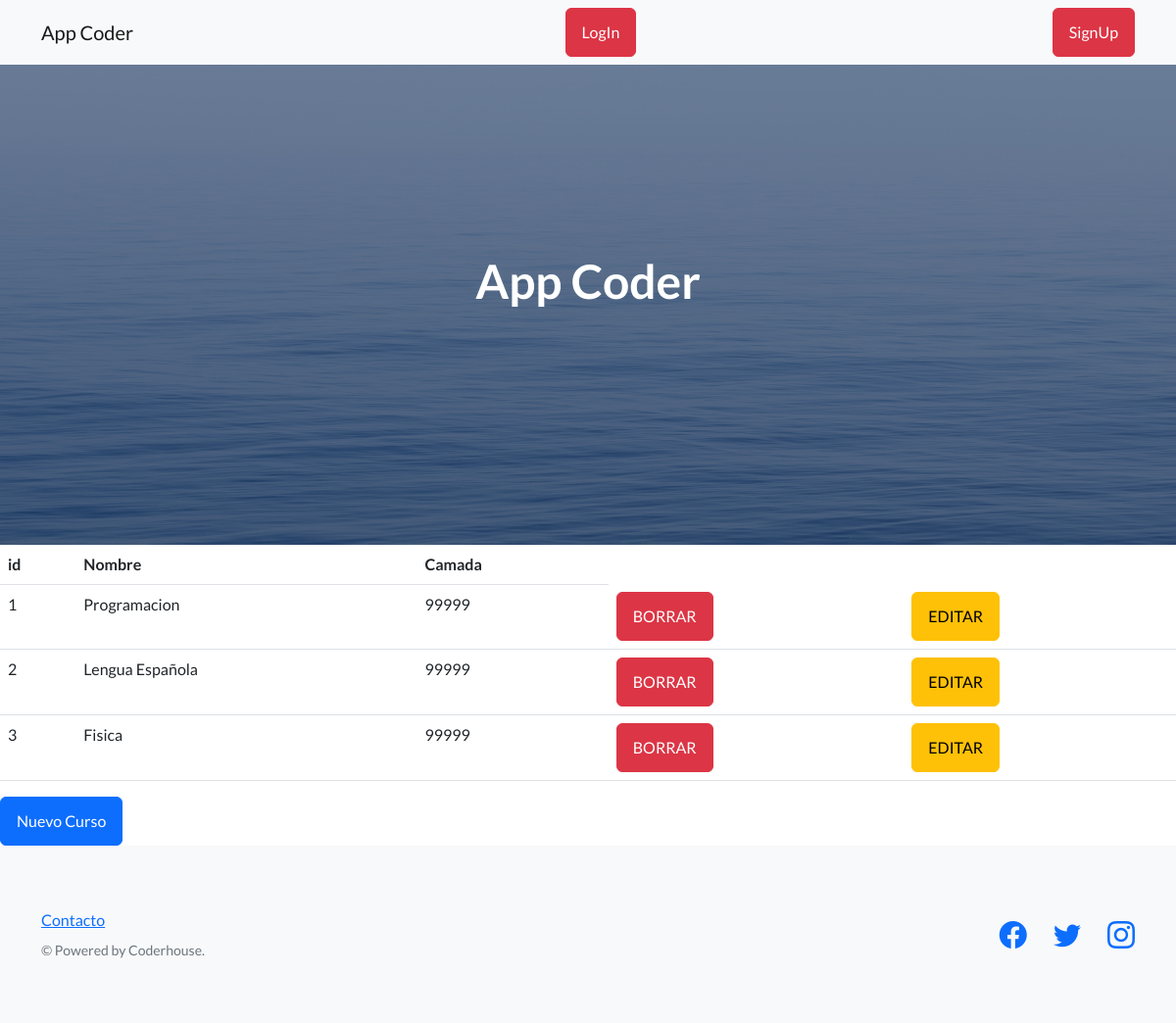
Before: /AppCoder/cursos with the older database file.
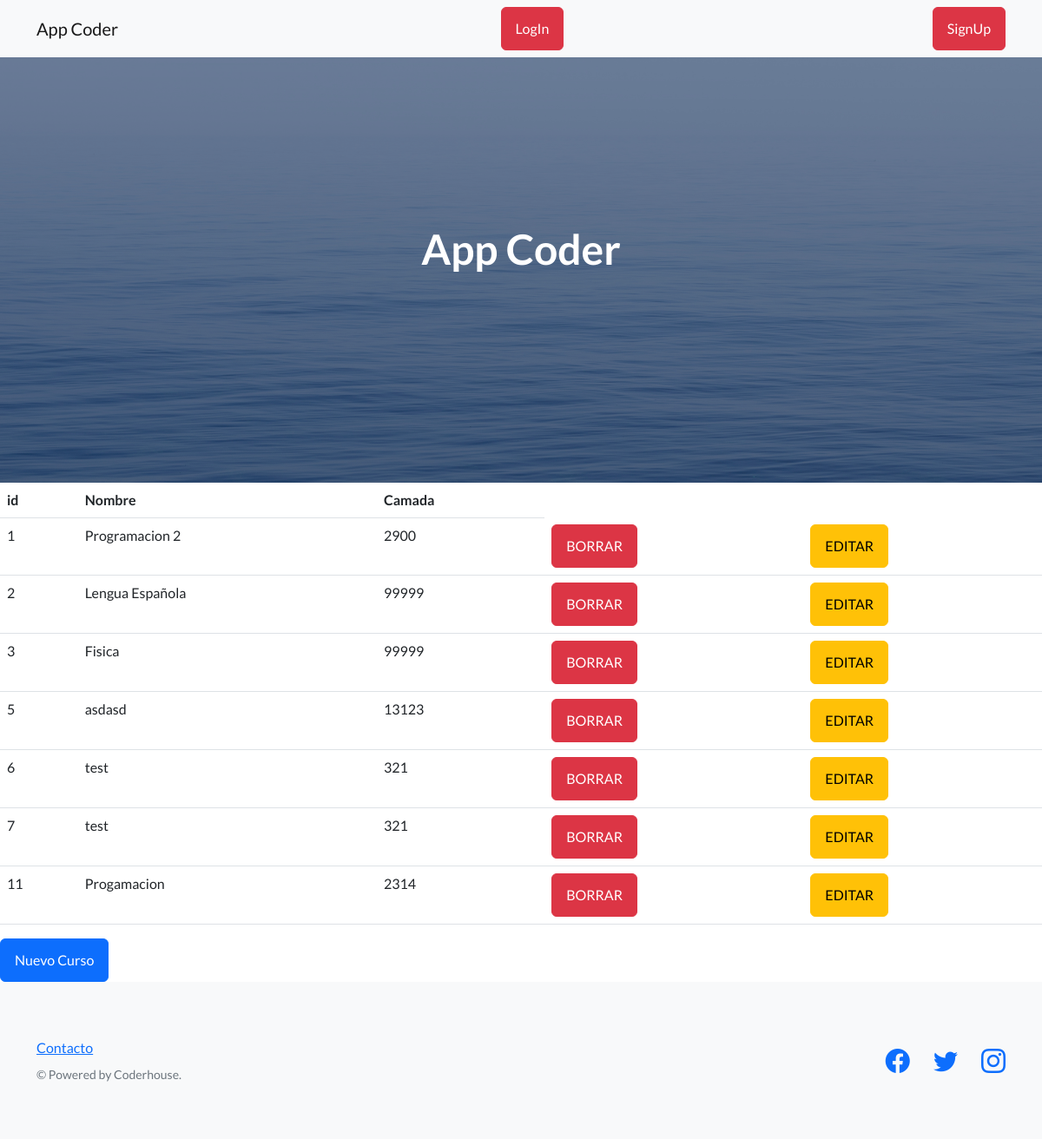
After: the same page with the newer database file.
### AppCoder/models.py (models this page shows)
class Curso(models.Model):
    nombre = models.CharField(max_length=40)
    camada = models.IntegerField()

### AppCoder/views.py (the view)
# urls.py: path('cursos' , views.cursos, name="cursos"),
def cursos(request):
    cursos = Curso.objects.all()
    dicc = {"cursos":cursos}
    plantilla = loader.get_template("cursos.html")
    documento = plantilla.render(dicc)
    return HttpResponse( documento)

### AppCoder/template/cursos.html
{% extends "padre.html" %}
{% load static %}
{% block contenido %}
    <table class="table">
        <tr>
            <th>id</th>
            <th>Nombre</th>
            <th>Camada</th>
        </tr>
        {% for n in cursos %}
        <tr>
            <td>{{n.id}}</td>
            <td>{{n.nombre}}</td>
            <td>{{n.camada}}</td>
            <td><a href="{% url 'eliminar_curso' n.id %}" class="btn btn-danger">BORRAR</a></td>
            <td><a href="{% url 'editar_curso' n.id %}" class="btn btn-warning">EDITAR</a></td>
        </tr>
        {% endfor %}
    </table>
    <a href="{% url 'alta_curso' %}" class="btn btn-primary">Nuevo Curso</a>
{% endblock %}

### AppCoder/template/padre.html (shortened to what this page needs)
<!DOCTYPE html>
<html lang="en">
    <head>
        {% load static %}
        <link href="https://cdn.jsdelivr.net/npm/bootstrap-icons@1.5.0/font/bootstrap-icons.css" rel="stylesheet" type="text/css" />
        <link href="{% static 'AppCoder/css/styles.css' %}" rel="stylesheet" />
    </head>
    <body>
        <nav class="navbar navbar-light bg-light static-top">
            <div class="container">
                <a class="navbar-brand" href="#!">App Coder</a>
                {% if not request.user.is_authenticated %}
                <a class="btn btn-danger" href="{% url 'Login' %}">LogIn</a>
                <a class="btn btn-danger" href="{% url 'Register' %}">SignUp</a>
                {% endif %}
            </div>
        </nav>
        <header class="masthead">
            <div class="container position-relative">
                <div class="row justify-content-center">
                    <div class="col-xl-6">
                        <div class="text-center text-white">
                            <h1 class="mb-5">App Coder</h1>
                        </div>
                    </div>
                </div>
            </div>
        </header>
        {% block contenido %}
        {% endblock %}
        <footer class="footer bg-light">
            <div class="container">
                <div class="row">
                    <div class="col-lg-6 h-100 text-center text-lg-start my-auto">
                        <ul class="list-inline mb-2">
                            <li class="list-inline-item">
                                <a href="{% url 'contacto' %}">Contacto</a>
                            </li>
                        </ul>
                        <p class="text-muted small mb-4 mb-lg-0">&copy; Powered by Coderhouse.</p>
                    </div>
                    <div class="col-lg-6 h-100 text-center text-lg-end my-auto">
                        <ul class="list-inline mb-0">
                            <li class="list-inline-item me-4">
                                <a href="https://www.facebook.com/" target="_blank"><i class="bi-facebook fs-3"></i></a>
                            </li>
                            <li class="list-inline-item me-4">
                                <a href="#!"><i class="bi-twitter fs-3"></i></a>
                            </li>
                            <li class="list-inline-item">
                                <a href="#!"><i class="bi-instagram fs-3"></i></a>
                            </li>
                        </ul>
                    </div>
                </div>
            </div>
        </footer>
    </body>
</html>

Changed rows visible on the page:
changed Curso id 1: nombre "Programacion" → "Programacion 2"; camada "99999" → "2900"
added Curso: id "5", nombre "asdasd", camada "13123"
added Curso: id "6", nombre "test", camada "321"
added Curso: id "7", nombre "test", camada "321"
added Curso: id "11", nombre "Progamacion", camada "2314"
